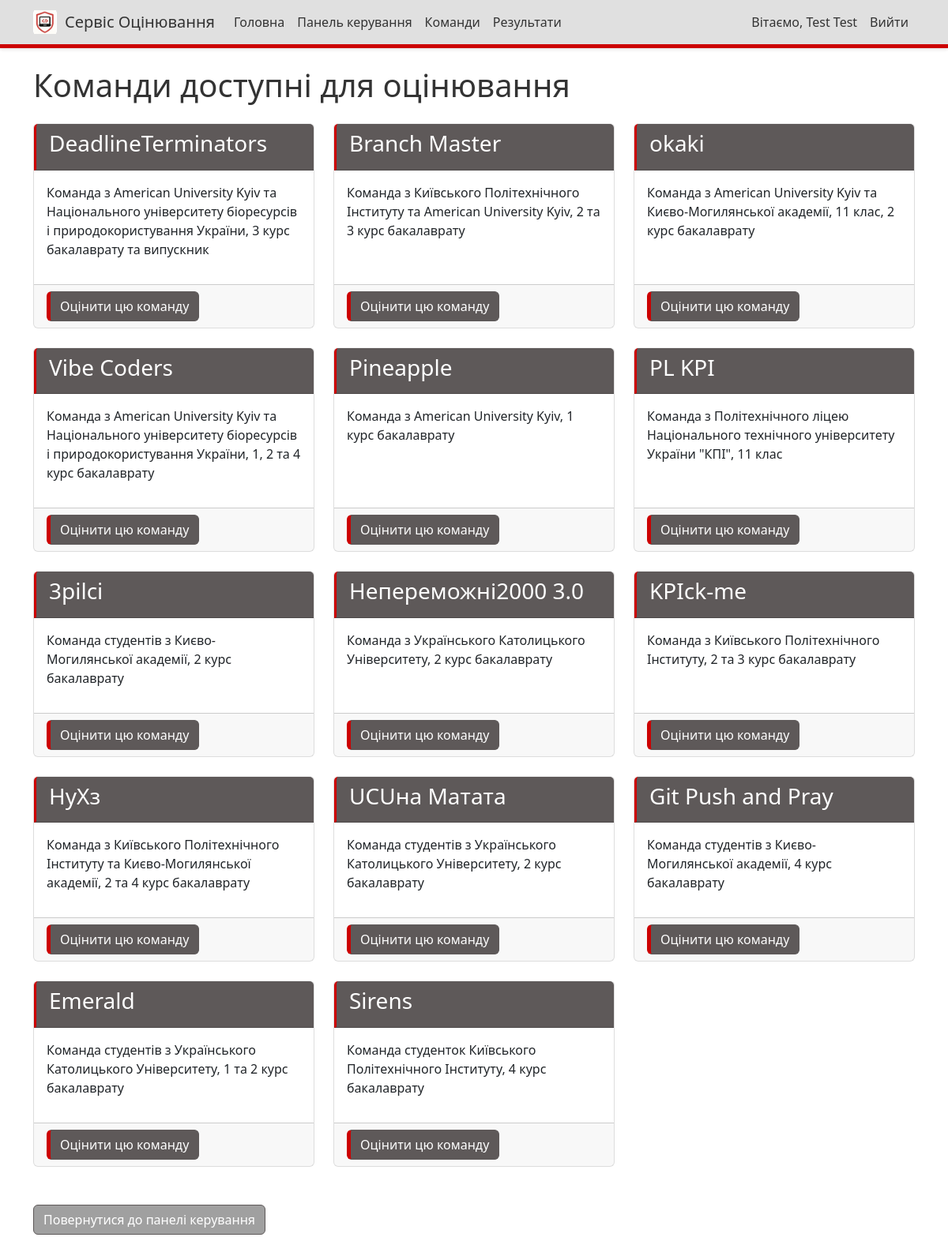
Screenshot of /teams/ (signed in) with the database file from the repository.
### judging/models.py (models this page shows, shortened)
class Team(models.Model):
    name = models.CharField(max_length=100)
    description = models.TextField(blank=True)
    members = models.TextField(blank=True, help_text="List of team members, one per line")
    members_info = models.TextField(blank=True, help_text="Additional information about team members in format: Student - leader, university, year of study")
    service = models.CharField(max_length=1, choices=SERVICE_CHOICES, blank=True, null=True, help_text="Service vector for the team")

### judging/views.py (the view)
# urls.py: path('teams/', views.team_list, name='team_list'),
@login_required
def team_list(request):
    teams = Team.objects.all()
    judged_teams = set()
    if not (request.user.is_staff or request.user.is_superuser):
        judged_teams = set(Score.objects.filter(judge=request.user).values_list('team_id', flat=True).distinct())
    return render(request, 'judging/team_list.html', {
        'teams': teams,
        'judged_teams': judged_teams
    })

### judging/templates/judging/team_list.html (shortened to what this page needs)
{% extends 'judging/base.html' %}
{% block content %}
<h1 class="mb-4">Команди доступні для оцінювання</h1>
<div class="row">
    {% if teams %}
        {% for team in teams %}
        <div class="col-md-4 mb-4">
            <div class="card h-100">
                <div class="card-header">
                    <h3>{{ team.name }}</h3>
                </div>
                <div class="card-body">
                    <p>{{ team.description }}</p>
                </div>
                <div class="card-footer">
                    {% if not user.is_staff and not user.is_superuser %}
                    <div class="d-flex align-items-center">
                        <a href="{% url 'judge_team' team.id %}" class="btn btn-primary">Оцінити цю команду</a>
                    </div>
                    {% else %}
                    <div class="alert alert-info mb-0">
                        <small>Адміністратори не можуть оцінювати команди</small>
                    </div>
                    {% endif %}
                </div>
            </div>
        </div>
        {% endfor %}
    {% else %}
    <div class="col-12">
        <div class="alert alert-info">
            На даний момент немає команд, доступних для оцінювання.
        </div>
    </div>
    {% endif %}
</div>
<div class="mt-4">
    <a href="{% url 'dashboard' %}" class="btn btn-secondary">Повернутися до панелі керування</a>
</div>
{% endblock %}

### judging/templates/judging/base.html (shortened to what this page needs)
<!DOCTYPE html>
<html lang="uk">
<head>
    <link href="https://cdn.jsdelivr.net/npm/bootstrap@5.3.0-alpha1/dist/css/bootstrap.min.css" rel="stylesheet">
    {% load static %}
    <link href="{% static 'judging/css/custom.css' %}" rel="stylesheet">
</head>
<body>
    <nav class="navbar navbar-expand-md navbar-light fixed-top">
        <div class="container">
            <div class="d-flex align-items-center">
                <div class="logo-container">
                    <img src="{% static 'judging/images/logo.png' %}" alt="Логотип Сервісу Оцінювання" class="logo-image">
                </div>
                <a class="navbar-brand" href="{% url 'home' %}">Сервіс Оцінювання</a>
            </div>
            <div class="collapse navbar-collapse" id="navbarNav">
                <ul class="navbar-nav me-auto">
                    <li class="nav-item">
                        <a class="nav-link" href="{% url 'home' %}">Головна</a>
                    </li>
                    {% if user.is_authenticated %}
                    <li class="nav-item">
                        <a class="nav-link" href="{% url 'dashboard' %}">Панель керування</a>
                    </li>
                    {% if not user.is_staff and not user.is_superuser %}
                    <li class="nav-item">
                        <a class="nav-link" href="{% url 'team_list' %}">Команди</a>
                    </li>
                    {% endif %}
                    {% endif %}
                    <li class="nav-item">
                        <a class="nav-link" href="{% url 'results' %}">Результати</a>
                    </li>
                </ul>
                <ul class="navbar-nav">
                    {% if user.is_authenticated %}
                    <li class="nav-item">
                        <span class="nav-link">Вітаємо, {{ user.first_name }} {{ user.last_name }}</span>
                    </li>
                    <li class="nav-item">
                        <a class="nav-link" href="{% url 'login' %}">Вийти</a>
                    </li>
                    {% else %}
                    <li class="nav-item">
                        <a class="nav-link" href="{% url 'login' %}">Увійти</a>
                    </li>
                    {% endif %}
                </ul>
            </div>
        </div>
    </nav>
    <div class="container mt-4">
        {% block content %}{% endblock %}
    </div>
</body>
</html>

### judging/static/judging/css/custom.css (style rules this page uses)
.navbar { background-color: #e0e0e0 !important; box-shadow: 0 2px 4px rgba(0, 0, 0, 0.1); border-bottom: 5px solid #cc0000 !important; }
.navbar-light .navbar-brand, .navbar-light .nav-link { color: #333333 !important; }
.btn-primary { background-color: #5e5959 !important; border-color: #5e5959 !important; color: #ffffff !important; border-left: 5px solid #cc0000 !important; }
.btn-secondary { background-color: #a0a0a0 !important; border-color: #5e5959 !important; }
.card-header { background-color: #5e5959 !important; color: #ffffff !important; border-left: 3px solid #cc0000 !important; }
.card { border-color: #dddddd !important; border-top: 1px solid #f0f0f0 !important; }
body { background-color: #ffffff !important; color: #333333 !important; }
.logo-container { height: 30px; width: 30px; background-color: #ffffff; margin-right: 10px; display: flex; align-items: center; justify-content: center; border-radius: 4px; }
.logo-image { max-width: 100%; max-height: 100%; width: auto; height: auto; }

### judging/templates/judging/base.html (style rules this page uses)
body { padding-top: 60px; padding-bottom: 40px; }

### rows the page displays
Team: name "DeadlineTerminators", description "Команда з American University Kyiv та Національного університету біоресурсів і природокористування України, 3 курс бакалаврату та випускник"
Team: name "Branch Master", description "Команда з Київського Політехнічного Інституту та American University Kyiv, 2 та 3 курс бакалаврату"
Team: name "okaki", description "Команда з American University Kyiv та Києво-Могилянської академії, 11 клас, 2 курс бакалаврату"
Team: name "Vibe Coders", description "Команда з American University Kyiv та Національного університету біоресурсів і природокористування України, 1, 2 та 4 курс бакалаврату"
Team: name "Pineapple", description "Команда з American University Kyiv, 1 курс бакалаврату"
Team: name "PL KPI", description "Команда з Політехнічного ліцею Національного технічного університету України \"КПІ\", 11 клас"
Team: name "3pilci", description "Команда студентів з Києво-Могилянської академії, 2 курс бакалаврату"
Team: name "Непереможні2000 3.0", description "Команда з Українського Католицького Університету, 2 курс бакалаврату"
Team: name "KPIck-me", description "Команда з Київського Політехнічного Інституту, 2 та 3 курс бакалаврату"
Team: name "НуХз", description "Команда з Київського Політехнічного Інституту та Києво-Могилянської академії, 2 та 4 курс бакалаврату"
Team: name "UCUна Матата", description "Команда студентів з Українського Католицького Університету, 2 курс бакалаврату"
Team: name "Git Push and Pray", description "Команда студентів з Києво-Могилянської академії, 4 курс бакалаврату"
Team: name "Emerald", description "Команда студентів з Українського Католицького Університету, 1 та 2 курс бакалаврату"
Team: name "Sirens", description "Команда студенток Київського Політехнічного Інституту, 4 курс бакалаврату"

### other values shown
{{ user.first_name }} "Test"
{{ user.last_name }} "Test"
